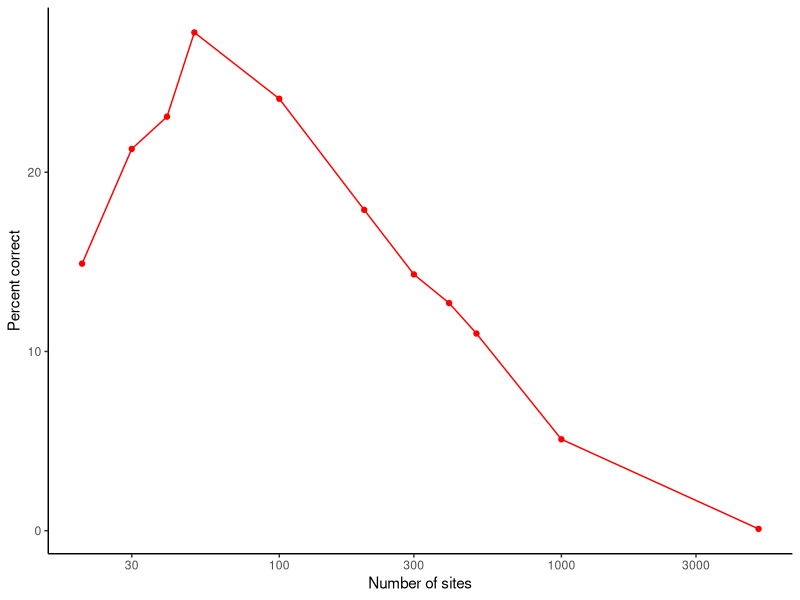
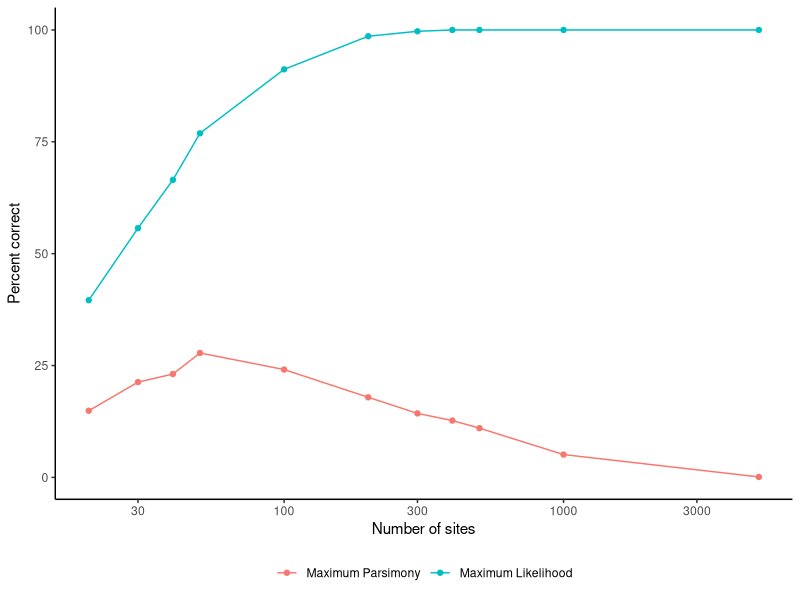
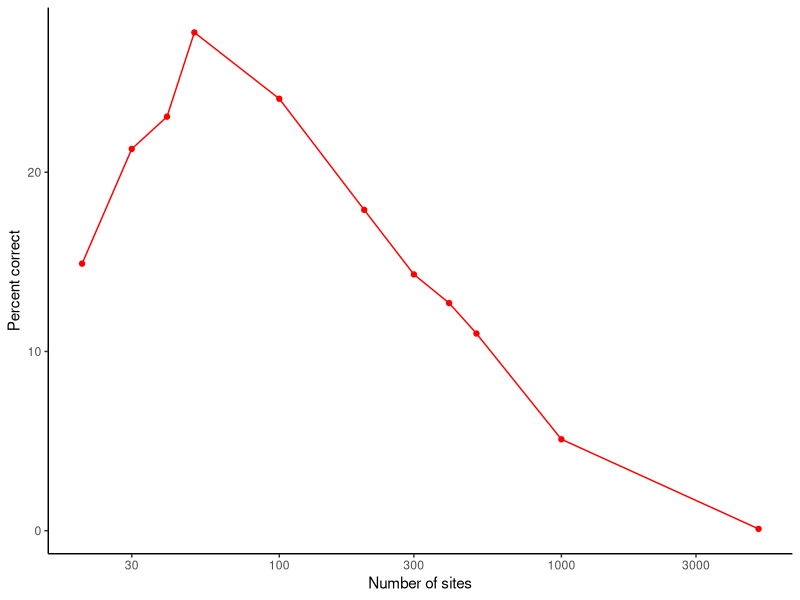
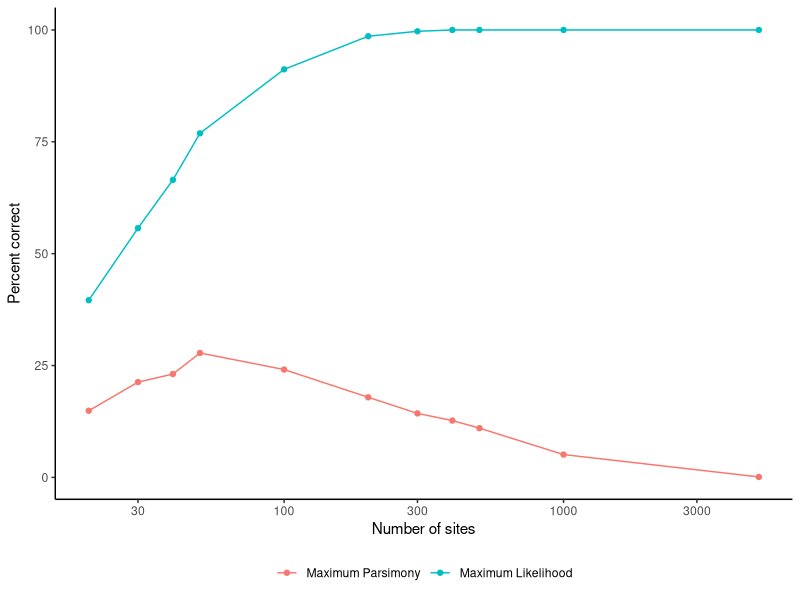

Here is the R script that generated these plots, in order:
setwd("/Users/uym2/my_gits/problin_experiments/MP_inconsistent")

require(ggplot2)

d = read.table("results.txt",header=T)
d$method = factor(d$method,levels=c("MP","ML_triplets","ML_fels"),
                  labels=c("Maximum Parsimony","Maximum Likelihood","ML_Fels"))

ggplot(d[d$method == "Maximum Parsimony",],aes(x=k,y=percent_correct*100)) + geom_line(color="red") + geom_point(color="red") +
  scale_x_log10() + theme_classic() + xlab("Number of sites") + ylab("Percent correct")
ggsave("MP_inconsistent.pdf",width=4,height=4)

ggplot(d[d$method != "ML_Fels",],aes(x=k,y=percent_correct*100,color=method)) + geom_line() + geom_point() +
  scale_x_log10() + theme_classic() + 
  theme(legend.title=element_blank(),legend.position = "bottom") + 
  xlab("Number of sites") + ylab("Percent correct")

ggsave("ML_consistent.pdf",width=4,height=4)
